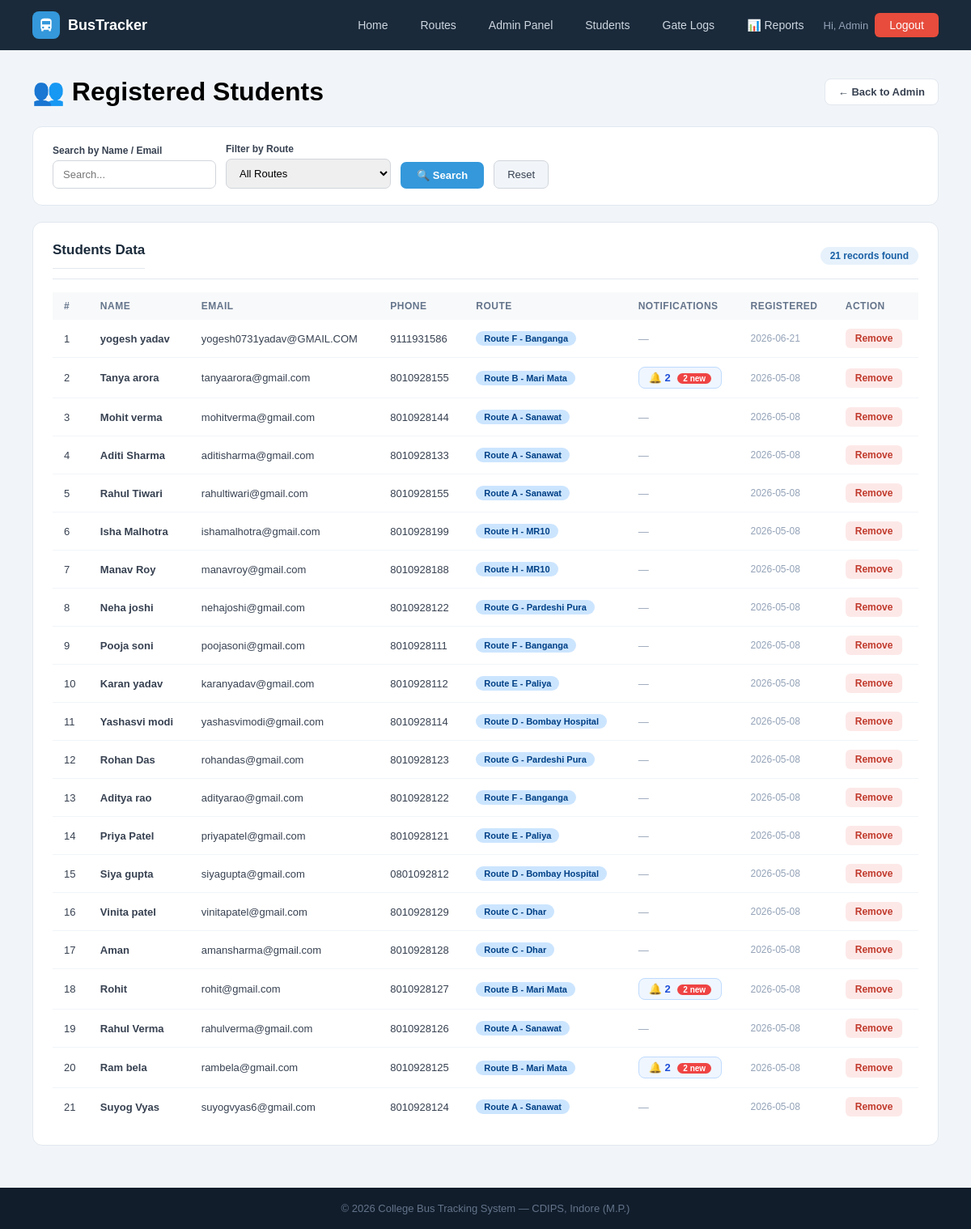
/admin/students (signed in), run on the app's committed database.
### tables this page shows
CREATE TABLE users (
        id INTEGER PRIMARY KEY AUTOINCREMENT,
        name TEXT NOT NULL, email TEXT UNIQUE NOT NULL,
        password TEXT NOT NULL, role TEXT DEFAULT 'student',
        phone TEXT, route_id INTEGER,
        created_at TIMESTAMP DEFAULT CURRENT_TIMESTAMP);

CREATE TABLE routes (
        id INTEGER PRIMARY KEY AUTOINCREMENT,
        route_name TEXT NOT NULL, bus_id INTEGER,
        start_point TEXT, end_point TEXT,
        departure_time TEXT, arrival_time TEXT, stops TEXT, original_bus_id INTEGER,
        FOREIGN KEY(bus_id) REFERENCES buses(id));

### app.py (the view)
@app.route('/admin/students')
@admin_required
def students_list():
    search=request.args.get('search',''); route_filter=request.args.get('route','')
    db=get_db()
    q = "SELECT u.*,r.route_name FROM users u LEFT JOIN routes r ON u.route_id=r.id WHERE u.role='student'"
    params=[]
    if search:
        q+=" AND (u.name LIKE ? OR u.email LIKE ?)"; params+=[f'%{search}%',f'%{search}%']
    if route_filter:
        q+=" AND u.route_id=?"; params.append(route_filter)
    q+=" ORDER BY u.created_at DESC"
    students=db.execute(q,params).fetchall()
    routes=db.execute("SELECT * FROM routes").fetchall()
    student_ids = [s['id'] for s in students]
    notif_map = {}
    if student_ids:
        placeholders = ','.join('?' * len(student_ids))
        all_notifs = db.execute(
            f"SELECT * FROM notifications WHERE user_id IN ({placeholders}) ORDER BY created_at DESC",
            student_ids
        ).fetchall()
        for n in all_notifs:
            uid = n['user_id']
            if uid not in notif_map:
                notif_map[uid] = []
            notif_map[uid].append(n)
    notif_data = {
        str(uid): [
            {
                'msg': n['message'],
                'time': n['created_at'][:16] if n['created_at'] else '',
                'read': bool(n['is_read'])
            }
            for n in notif_map.get(uid, [])
        ]
        for uid in notif_map
    }
    student_names = {str(s['id']): s['name'] for s in students}
    db.close()
    return render_template('students.html', students=students, routes=routes,
                           search=search, route_filter=route_filter,
                           notif_map=notif_map,
                           notif_data=notif_data,
                           student_names=student_names)

### app.py (called while the page is built, shortened)
def get_db():
    conn = sqlite3.connect(DB)
    conn.row_factory = sqlite3.Row
    return conn

def admin_required(f):
    @wraps(f)
    def dec(*a, **kw):
        if 'admin' not in session:
            flash('Admin access required.', 'error')
            return redirect(url_for('admin_login'))
        return f(*a, **kw)
    return dec

@app.context_processor
def inject_notifications():
    return dict(notifications=[], unread_count=0)

### templates/students.html (shortened to what this page needs)
{% extends "base.html" %}
{% block content %}
<div class="page">
    <div class="page-header-row">
        <h1>👥 Registered Students</h1>
        <a href="{{ url_for('admin_dashboard') }}" class="back-btn">← Back to Admin</a>
    </div>
    <div class="search-bar">
        <form method="GET" action="{{ url_for('students_list') }}">
            <div class="fg">
                <label>Search by Name / Email</label>
                <input type="text" name="search" placeholder="Search..." value="{{ search }}">
            </div>
            <div class="fg">
                <label>Filter by Route</label>
                <select name="route">
                    <option value="">All Routes</option>
                </select>
            </div>
            <button type="submit" class="btn-search">🔍 Search</button>
            <a href="{{ url_for('students_list') }}" class="btn-clear">Reset</a>
        </form>
    </div>
    <div class="panel">
        <div class="panel-header">
            <h2>Students Data</h2>
            <span class="count-badge">{{ students|length }} records found</span>
        </div>
        <table>
            <thead>
                <tr>
                    <th>#</th><th>Name</th><th>Email</th><th>Phone</th>
                    <th>Route</th><th>Notifications</th><th>Registered</th><th>Action</th>
                </tr>
            </thead>
            <tbody>
            {% for s in students %}
            {% set s_notifs = notif_map.get(s.id, []) %}
            {% set unread = s_notifs | selectattr('is_read', 'equalto', 0) | list | length %}
            <tr>
                <td>{{ loop.index }}</td>
                <td><b>{{ s.name }}</b></td>
                <td>{{ s.email }}</td>
                <td>{{ s.phone or '—' }}</td>
                <td>
                    {% if s.route_name %}
                    <span class="badge badge-blue">{{ s.route_name }}</span>
                    {% else %}
                    <span class="badge badge-gray">Not Assigned</span>
                    {% endif %}
                </td>
                <td>
                    {% if s_notifs %}
                    <button class="notif-view-btn" onclick="showNotifs('{{ s.id }}')">
                        🔔 {{ s_notifs|length }}
                        {% if unread > 0 %}<span class="unread-dot">{{ unread }} new</span>{% endif %}
                    </button>
                    {% else %}
                    <span style="color:#94a3b8;font-size:13px;">—</span>
                    {% endif %}
                </td>
                <td style="font-size:12px;color:#94a3b8">{{ s.created_at[:10] if s.created_at else '—' }}</td>
                <td><a href="{{ url_for('delete_student', uid=s.id) }}" class="btn-sm btn-danger">Remove</a></td>
            </tr>
            {% else %}
            <tr><td colspan="8" style="text-align:center;color:#94a3b8;padding:32px">No students found.</td></tr>
            {% endfor %}
            </tbody>
        </table>
    </div>
</div>
{% endblock %}

### static/css/style.css (style rules this page uses)
* { margin: 0; padding: 0; box-sizing: border-box; font-family: Arial, sans-serif; }
a { text-decoration: none; }
.badge { display: inline-block; padding: 3px 10px; border-radius: 20px; font-size: 11px; font-weight: bold; }
.badge-blue { background: #cce5ff; color: #004085; }
.btn-sm { padding: 5px 12px; border-radius: 6px; font-size: 12px; font-weight: bold; border: none; cursor: pointer; text-decoration: none; display: inline-block; }
.btn-sm.btn-danger { background: #fde8e8; color: #c0392b; }
.page { padding: 32px 40px; background: #f1f5f9; min-height: 80vh; }
.page-header-row { display: flex; justify-content: space-between; align-items: center; margin-bottom: 24px; flex-wrap: wrap; gap: 12px; }
.back-btn { background: white; border: 1px solid #e2e8f0; color: #374151; padding: 8px 16px; border-radius: 8px; font-size: 13px; font-weight: bold; }
.panel { background: white; border-radius: 12px; border: 1px solid #e2e8f0; padding: 24px; margin-bottom: 20px; }
.panel h2 { font-size: 17px; font-weight: bold; color: #1a2a3a; margin-bottom: 18px; padding-bottom: 12px; border-bottom: 1px solid #e2e8f0; }
table { width: 100%; border-collapse: collapse; font-size: 13px; }
th { background: #f8f9fa; padding: 10px 14px; text-align: left; font-size: 12px; color: #64748b; text-transform: uppercase; letter-spacing: .5px; font-weight: 600; }
td { padding: 11px 14px; border-bottom: 1px solid #f1f5f9; color: #374151; }
tr:last-child td { border-bottom: none; }
.fg label { display: block; font-size: 12px; font-weight: bold; color: #374151; margin-bottom: 5px; }
.fg input, .fg select { width: 100%; padding: 9px 12px; border: 1px solid #d1d5db; border-radius: 7px; font-size: 13px; outline: none; }
.search-bar { background: white; border-radius: 12px; border: 1px solid #e2e8f0; padding: 20px 24px; margin-bottom: 20px; }
.search-bar form { display: flex; gap: 12px; flex-wrap: wrap; align-items: flex-end; }
.btn-search { background: #3498db; color: white; padding: 9px 20px; border: none; border-radius: 7px; font-size: 13px; font-weight: bold; cursor: pointer; }
.btn-clear { background: #f1f5f9; color: #374151; padding: 9px 16px; border: 1px solid #d1d5db; border-radius: 7px; font-size: 13px; }
.panel-header { display: flex; justify-content: space-between; align-items: center; margin-bottom: 16px; padding-bottom: 12px; border-bottom: 1px solid #e2e8f0; }
.panel-header h2 { font-size: 17px; font-weight: bold; color: #1a2a3a; margin: 0; }
.count-badge { background: #e6f1fb; color: #185fa5; padding: 4px 12px; border-radius: 20px; font-size: 12px; font-weight: bold; }

### templates/students.html (style rules this page uses)
.notif-view-btn { background:#eff6ff; color:#1d4ed8; border:1px solid #bfdbfe; padding:5px 12px; border-radius:8px; font-size:13px; font-weight:600; cursor:pointer; transition:background 0.2s; white-space:nowrap; }
.unread-dot { background:#ef4444; color:#fff; font-size:10px; padding:1px 7px; border-radius:999px; margin-left:5px; }

### data on the page
users: name "yogesh yadav", email "yogesh0731yadav@GMAIL.COM", phone "9111931586", route_name "Route F - Banganga", created_at "2026-06-21"
users: name "Tanya arora", email "tanyaarora@gmail.com", phone "8010928155", route_name "Route B - Mari Mata", s_notifs "2", unread "2", created_at "2026-05-08"
users: name "Mohit verma", email "mohitverma@gmail.com", phone "8010928144", route_name "Route A - Sanawat", created_at "2026-05-08"
users: name "Aditi Sharma", email "aditisharma@gmail.com", phone "8010928133", route_name "Route A - Sanawat", created_at "2026-05-08"
users: name "Rahul Tiwari", email "rahultiwari@gmail.com", phone "8010928155", route_name "Route A - Sanawat", created_at "2026-05-08"
users: name "Isha Malhotra", email "ishamalhotra@gmail.com", phone "8010928199", route_name "Route H - MR10", created_at "2026-05-08"
users: name "Manav Roy", email "manavroy@gmail.com", phone "8010928188", route_name "Route H - MR10", created_at "2026-05-08"
users: name "Neha joshi", email "nehajoshi@gmail.com", phone "8010928122", route_name "Route G - Pardeshi Pura", created_at "2026-05-08"
users: name "Pooja soni", email "poojasoni@gmail.com", phone "8010928111", route_name "Route F - Banganga", created_at "2026-05-08"
users: name "Karan yadav", email "karanyadav@gmail.com", phone "8010928112", route_name "Route E - Paliya", created_at "2026-05-08"
users: name "Yashasvi modi", email "yashasvimodi@gmail.com", phone "8010928114", route_name "Route D - Bombay Hospital", created_at "2026-05-08"
users: name "Rohan Das", email "rohandas@gmail.com", phone "8010928123", route_name "Route G - Pardeshi Pura", created_at "2026-05-08"
users: name "Aditya rao", email "adityarao@gmail.com", phone "8010928122", route_name "Route F - Banganga", created_at "2026-05-08"
users: name "Priya Patel", email "priyapatel@gmail.com", phone "8010928121", route_name "Route E - Paliya", created_at "2026-05-08"
users: name "Siya gupta", email "siyagupta@gmail.com", phone "0801092812", route_name "Route D - Bombay Hospital", created_at "2026-05-08"
users: name "Vinita patel", email "vinitapatel@gmail.com", phone "8010928129", route_name "Route C - Dhar", created_at "2026-05-08"
users: name "Aman", email "amansharma@gmail.com", phone "8010928128", route_name "Route C - Dhar", created_at "2026-05-08"
users: name "Rohit", email "rohit@gmail.com", phone "8010928127", route_name "Route B - Mari Mata", s_notifs "2", unread "2", created_at "2026-05-08"
users: name "Rahul Verma", email "rahulverma@gmail.com", phone "8010928126", route_name "Route A - Sanawat", created_at "2026-05-08"
users: name "Ram bela", email "rambela@gmail.com", phone "8010928125", route_name "Route B - Mari Mata", s_notifs "2", unread "2", created_at "2026-05-08"
users: name "Suyog Vyas", email "suyogvyas6@gmail.com", phone "8010928124", route_name "Route A - Sanawat", created_at "2026-05-08"

### other printed values
{{ session['admin']['name'] }} "Admin"
{{ students|length }} "21"
